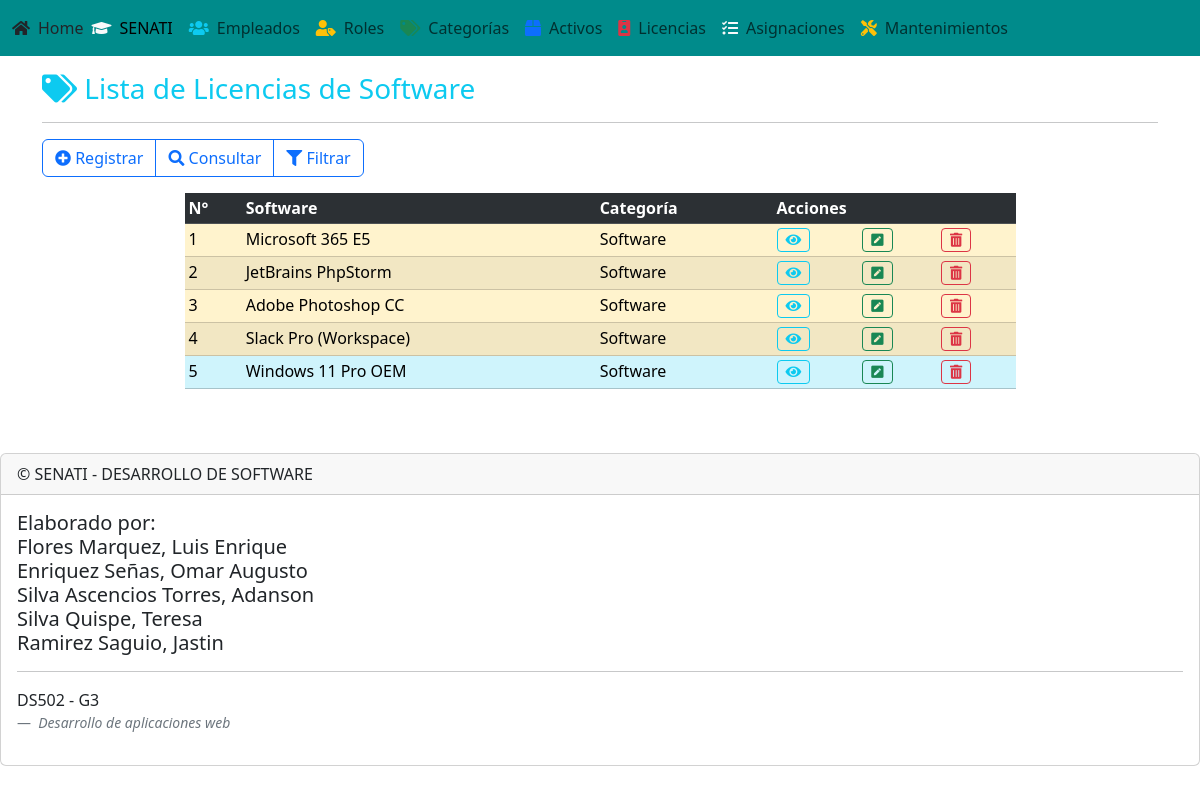
/pages/view/licencias/listar_licencias.php, run on the app's committed database.
### tables this page shows
CREATE TABLE IF NOT EXISTS `licencias_software` (
  `id_licencia` INT AUTO_INCREMENT PRIMARY KEY,
  `id_categoria` INT NULL,
  `nombre_software` VARCHAR(150) NOT NULL,
  `clave_licencia` VARCHAR(255) NOT NULL,
  `fecha_expiracion` DATE NULL,
  `cantidad_usuarios` INT DEFAULT 1,
  CONSTRAINT `fk_licencias_categorias_set_null` FOREIGN KEY (`id_categoria`) REFERENCES `categorias_activo` (`id_categoria`) ON DELETE SET NULL
);

CREATE TABLE IF NOT EXISTS `categorias_activo` (
  `id_categoria` INT AUTO_INCREMENT PRIMARY KEY,
  `nombre_categoria` VARCHAR(100) NOT NULL UNIQUE
);

### pages/model/crudlicencia.php (called while the page is built, shortened)
<?php
class CRUDLicencia extends Conexion {
    public function ListarLicencias() {
        $cn = $this->Conectar();
        $sql = "call sp_listar_licencias()";
        $snt = $cn->prepare($sql);
        $snt->execute();
        $arr_licencias = $snt->fetchAll();
        return $arr_licencias;
    }
}
?>

### pages/view/licencias/listar_licencias.php (the view, shortened to what this page needs)
<?php
$crudlicencia = new CRUDLicencia();
$rs_licencias = $crudlicencia->ListarLicencias();
include("../../template/header.php");
include("../../template/menubar.php");
?>
<div class="container mt-3">
    <header>
        <h3 class="text-info"><i class="fas fa-tags"></i> Lista de Licencias de Software</h3>
        <hr/>
    </header>
    <nav class="mb-3">
        <div class="btn-group" role="group">
            <a href="registrar_licencias.php" class="btn btn-outline-primary"><i class="fas fa-plus-circle"></i> Registrar</a>
            <a href="consultar_licencias.php" class="btn btn-outline-primary"><i class="fa fa-search"></i> Consultar</a>
            <a href="filtrar_licencias.php" class="btn btn-outline-primary"><i class="fa fa-filter"></i> Filtrar</a>
        </div>
    </nav>
    <section>
        <article>
            <div class="row justify-content-center">
                <div class="col-md-9">
                    <div class="table-responsive">
                        <table class="table table-hover table-sm table-info table-striped">
                            <tr class="table-dark">
                                <th>N°</th>
                                <th>Software</th>
                                <th>Categoría</th>
                                <th colspan="3">Acciones</th>
                            </tr>
                            <?php
                            $i = 0;
                            foreach ($rs_licencias as $lic) {
                                $i++;
                                $fecha_exp = $lic->fecha_expiracion;
                                $row_class = ($fecha_exp && strtotime($fecha_exp) < strtotime('+6 months')) ? 'table-warning' : '';
                            ?>
                            <tr class="reg_licencia <?= $row_class ?>">
                                <td><?= $i ?></td>
                                <td class="nombrelic"><?= $lic->nombre_software ?></td>
                                <td><?= $lic->nombre_categoria ?></td>
                                <td>
                                    <a href="#" class="btn_mostrar_licencia btn btn-outline-info btn-sm" title="Mostrar"
                                       data-bs-toggle="modal" data-bs-target="#md_mostrar_lic" data-idlic="<?= $lic->id_licencia ?>">
                                        <i class="fas fa-eye"></i>
                                    </a>
                                </td>
                                <td>
                                    <a href="#" class="btn_editar_licencia btn btn-outline-success btn-sm" title="Editar"
                                       data-bs-toggle="modal" data-bs-target="#md_editar_licencia" data-idlic="<?= $lic->id_licencia ?>">
                                        <i class="fas fa-pen-square"></i>
                                    </a>
                                </td>
                                <td>
                                    <a href="#" data-bs-toggle="modal" data-bs-target="#md_borrar_lic"
                                       data-id="<?= $lic->id_licencia ?>"
                                       data-nombre="<?= $lic->nombre_software ?>"
                                       class="btn_borrar btn btn-outline-danger btn-sm" title="Borrar">
                                        <i class="fas fa-trash-alt"></i>
                                    </a>
                                </td>
                            </tr>
                            <?php
                            }
                            ?>
                        </table>
                    </div>
                </div>
            </div>
        </article>
    </section>
</div>
<?php
include("../../template/footer.php");
?>

### data on the page
licencias_software: nombre_software "Microsoft 365 E5", id_categoria.nombre_categoria "Software"
licencias_software: nombre_software "JetBrains PhpStorm", id_categoria.nombre_categoria "Software"
licencias_software: nombre_software "Adobe Photoshop CC", id_categoria.nombre_categoria "Software"
licencias_software: nombre_software "Slack Pro (Workspace)", id_categoria.nombre_categoria "Software"
licencias_software: nombre_software "Windows 11 Pro OEM", id_categoria.nombre_categoria "Software"
